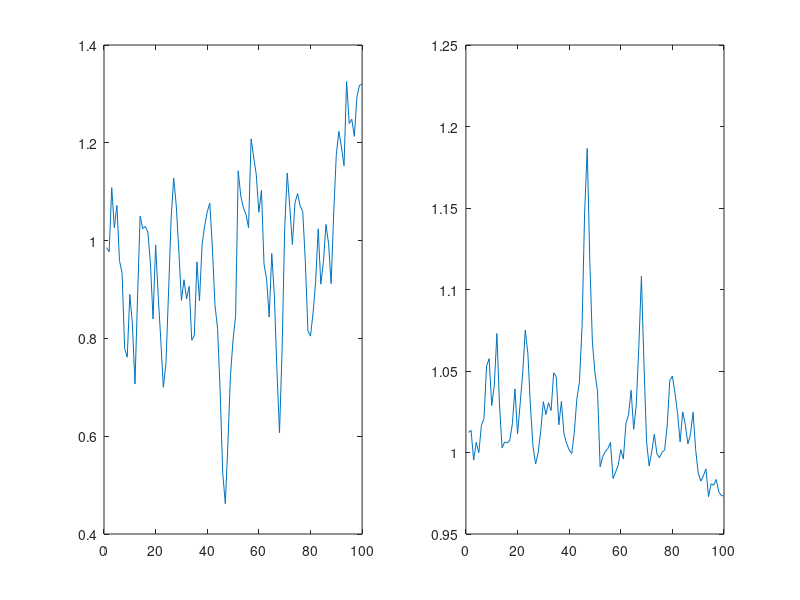
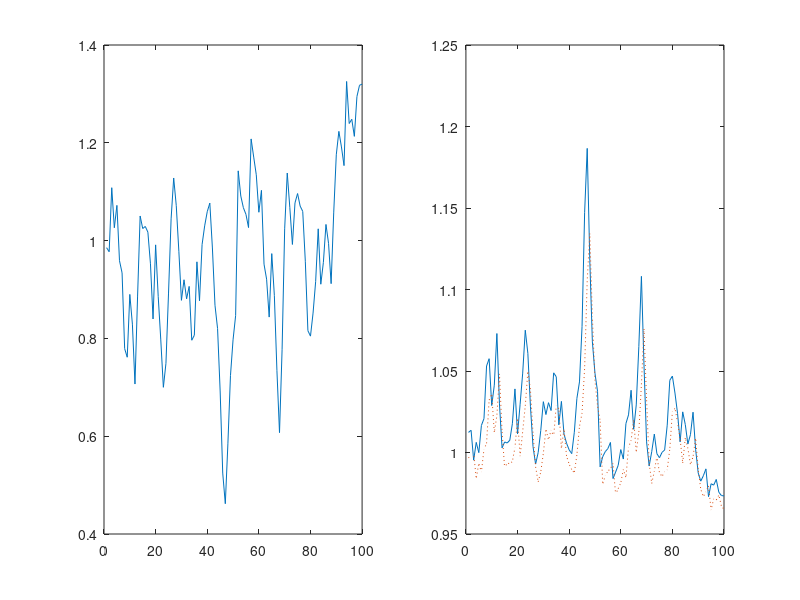

Write MATLAB code to recreate these figures, in order.
T=100;
sd_e = 0.1;
e    = sd_e *[0;randn(T,1)];
rho  = .85;
beta =.99;

Te = 10000;
ey = sd_e*randn(T,1);
yf = @(y,e) (1-rho+rho*y + e);

y=zeros(size(e));
r=zeros(size(e));
re=zeros(size(e));
Euc =zeros(size(e));
uc =zeros(size(e));
y(1) = 1;
r(1) = 1/beta;
for t = 2:(T+1)
	y(t)  = 1-rho+rho*y(t-1) + e(t);
	r(t)  = (1-rho+rho*y(t))/(beta*y(t));
    Euc(t) = mean(1./yf(y(t-1),ey));
    uc(t)  = 1/y(t-1);
    re(t)  = uc(t)/(beta*Euc(t));
end


figure;
subplot(1,2,1)
plot(1:T,y(2:end)')
subplot(1,2,2)
plot(1:T,r(2:end)')


figure;
subplot(1,2,1)
plot(1:T,y(2:end)')
subplot(1,2,2)
plot(1:T,r(2:end)',1:T,re(2:end)',':')
